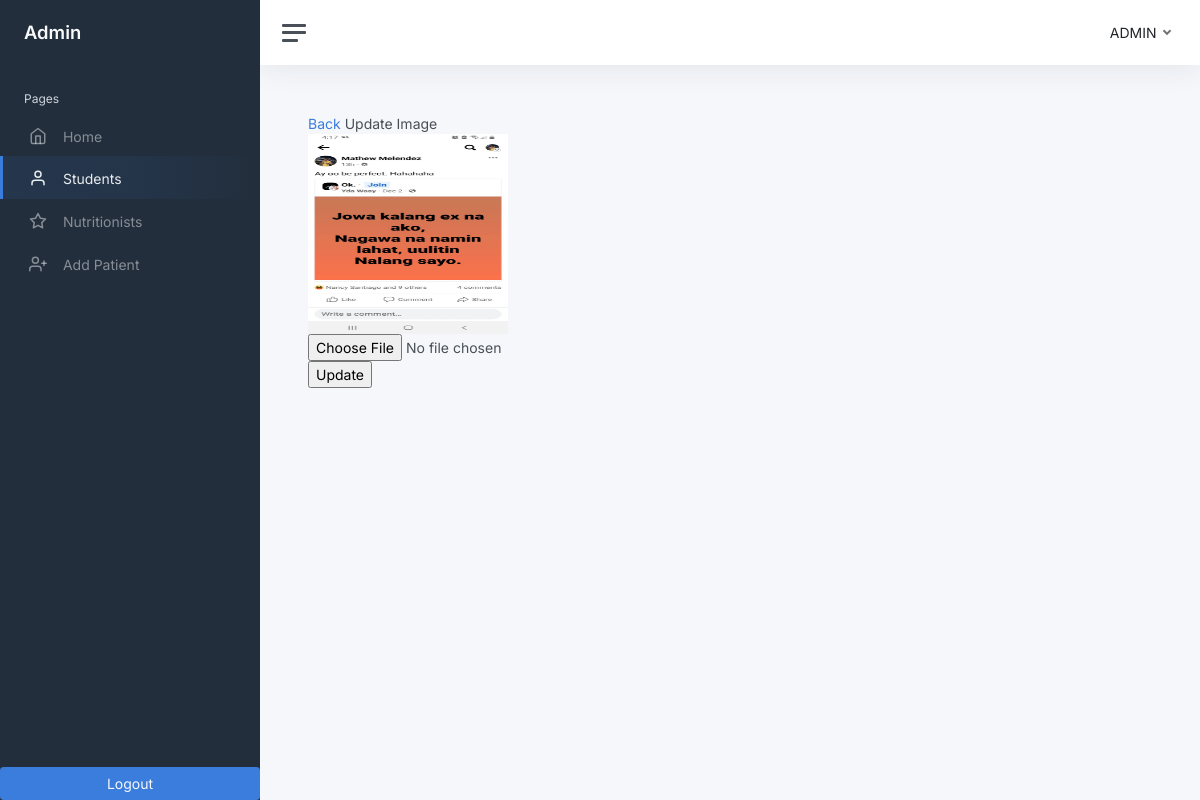
Page /edit-student-image.php?student_id=Jelani (signed in) on the earlier database version.
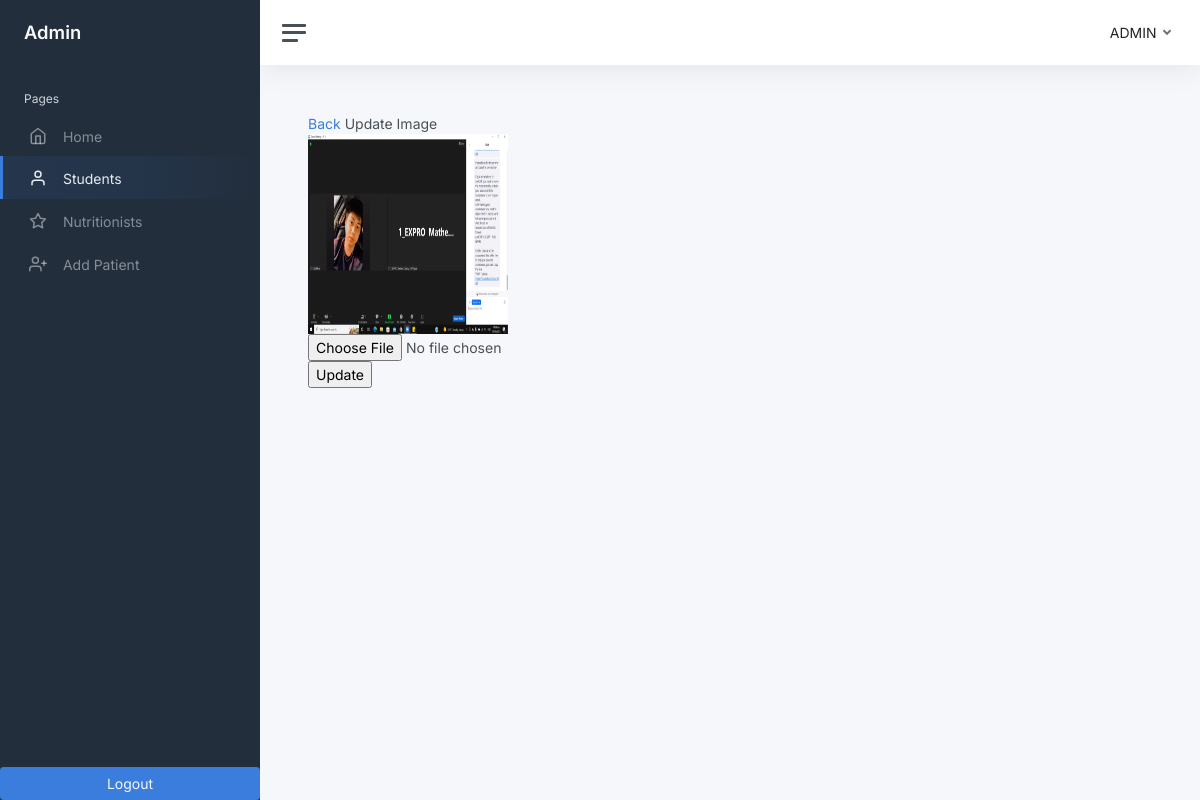
Same page on the later database version.
### tables this page shows
CREATE TABLE `students` (
  `id` int(11) NOT NULL,
  `student_id` varchar(250) NOT NULL,
  `first_name` varchar(50) NOT NULL,
  `middle_name` varchar(50) NOT NULL,
  `last_name` varchar(50) NOT NULL,
  `date_of_birth` varchar(50) NOT NULL,
  `gender` varchar(50) NOT NULL,
  `room` varchar(50) NOT NULL,
  `house` varchar(50) NOT NULL,
  `street` varchar(50) NOT NULL,
  `subdivision` varchar(50) NOT NULL,
  `barangay` varchar(50) NOT NULL,
  `city` varchar(50) NOT NULL,
  `zip` varchar(50) NOT NULL,
  `image` blob NOT NULL,
  `grade` varchar(10) NOT NULL,
  `section` varchar(50) NOT NULL,
  `date_time_created` datetime NOT NULL,
  `date_time_updated` datetime NOT NULL
);

### edit-student-image.php (the view, shortened to what this page needs)
<?php
include('connection.php');
?>
<!DOCTYPE html>
<html lang="en">
<head>
    <link href="admin-template/css/app.css" rel="stylesheet">
	<link rel="./stylesheet" href="./styles/bootstrap/css/bootstrap.css">
</head>
<body>
    <div class="wrapper">
		<nav id="sidebar" class="sidebar js-sidebar">
			<div class="sidebar-content js-simplebar">
				<a class="sidebar-brand" href="index.html">
          <span class="align-middle">Admin</span>
        </a>
				<ul class="sidebar-nav">
					<li class="sidebar-header">
						Pages
					</li>
					<li class="sidebar-item">
						<a class="sidebar-link" href="home-admin.php">
                            <i class="align-middle" data-feather="home"></i> <span class="align-middle">Home</span>
                         </a>
					</li>
					<li class="sidebar-item active">
						<a class="sidebar-link" href="view-students.php">
                            <i class="align-middle" data-feather="user"></i> <span class="align-middle">Students</span>
                        </a>
					</li>
					<li class="sidebar-item">
						<a class="sidebar-link disabled" href="#">
                            <i class="align-middle" data-feather="star"></i> <span class="align-middle">Nutritionists</span>
                        </a>
					</li>
					<li class="sidebar-item">
						<a class="sidebar-link" href="add-patient.php">
                            <i class="align-middle" data-feather="user-plus"></i> <span class="align-middle">Add Patient</span>
                        </a>
					</li>
				</ul>
				<a class="text-light text-center btn btn-primary" href="logout-admin.php">Logout</a>
			</div>
		</nav>
		<div class="main">
			<nav class="navbar navbar-expand navbar-light navbar-bg">
				<a class="sidebar-toggle js-sidebar-toggle">
          <i class="hamburger align-self-center"></i>
        </a>
				<div class="navbar-collapse collapse">
					<ul class="navbar-nav navbar-align">
						<li class="nav-item dropdown">
							<a class="nav-link dropdown-toggle d-none d-sm-inline-block" href="#" data-bs-toggle="dropdown" id="dropdownMenuButton1">
                                <span class="text-dark">ADMIN</span>
                            </a>
						</li>
					</ul>
				</div>
			</nav>
			<main class="content">
				<div class="container-fluid p-0">
                <?php
                    if(isset($_GET['student_id'])){
                        $student_id = $_GET['student_id'];
                        $query = "SELECT * FROM students WHERE student_id = '$student_id'";
                        $run = mysqli_query($conn,$query);
                        if(mysqli_num_rows($run) > 0){
                            foreach($run as $row ){
                                ?>
                                    <form action="edit-student-image.php" method="POST"  enctype="multipart/form-data">
                                        <a href="edit-student.php?student_id=<?php echo $row ['student_id']?>">Back</a>
                                        <label for="">Update Image</label>
                                        <br>
                                        <img src="student_image/<?php echo $row ['image']?>" width="200px" height="200px" alt="student image">
                                        <br>
                                        <input type="file" name="image">
                                        <br>
                                        <input type="submit" name="update" value="Update">
                                    </form>
                                <?php
                            }
                        }
                    }
                    ?>
                    </body>
                    </html>
</body>
</html>

Differences in the rows shown:
changed students: image: a different picture
